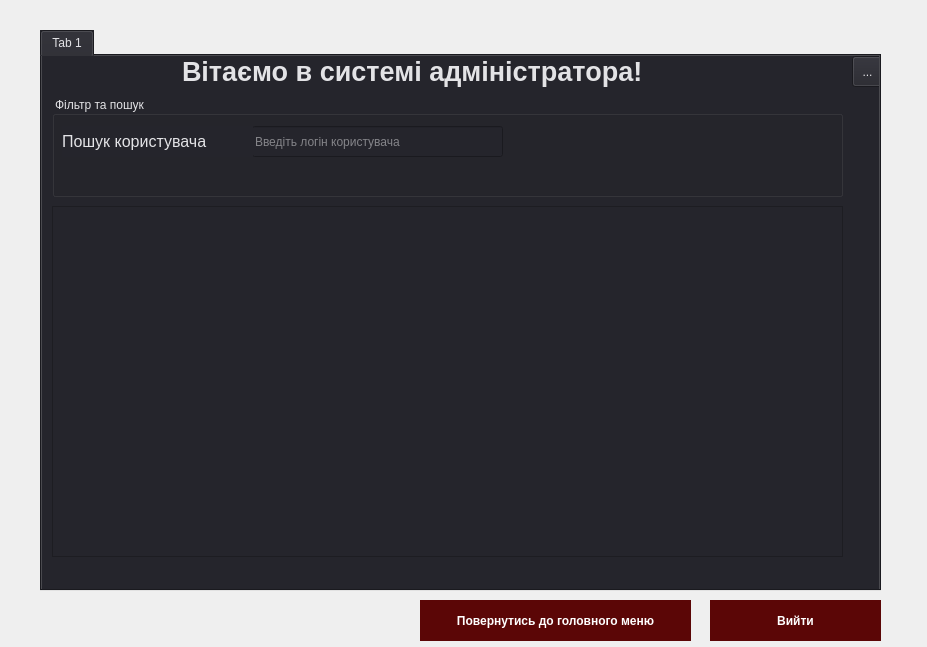
<?xml version="1.0" encoding="UTF-8"?>
<ui version="4.0">
 <class>forAdministrator</class>
 <widget class="QMainWindow" name="forAdministrator">
  <property name="geometry">
   <rect>
    <x>0</x>
    <y>0</y>
    <width>927</width>
    <height>647</height>
   </rect>
  </property>
  <property name="windowTitle">
   <string>MainWindow</string>
  </property>
  <property name="styleSheet">
   <string notr="true">color: rgb(26, 26, 31);</string>
  </property>
  <widget class="QWidget" name="centralwidget">
   <widget class="QTabWidget" name="tabWidget">
    <property name="geometry">
     <rect>
      <x>40</x>
      <y>30</y>
      <width>841</width>
      <height>561</height>
     </rect>
    </property>
    <property name="font">
     <font>
      <pointsize>9</pointsize>
     </font>
    </property>
    <property name="styleSheet">
     <string notr="true">background-color: rgb(37, 37, 44);
color: rgb(227, 227, 230);</string>
    </property>
    <property name="currentIndex">
     <number>0</number>
    </property>
    <widget class="QWidget" name="fdsf">
     <attribute name="title">
      <string>Tab 1</string>
     </attribute>
     <widget class="QLabel" name="labelWelcome">
      <property name="geometry">
       <rect>
        <x>140</x>
        <y>0</y>
        <width>561</width>
        <height>31</height>
       </rect>
      </property>
      <property name="font">
       <font>
        <pointsize>20</pointsize>
        <bold>true</bold>
       </font>
      </property>
      <property name="text">
       <string>Вітаємо в системі адміністратора!</string>
      </property>
     </widget>
     <widget class="QGroupBox" name="groupBox">
      <property name="geometry">
       <rect>
        <x>10</x>
        <y>40</y>
        <width>791</width>
        <height>101</height>
       </rect>
      </property>
      <property name="styleSheet">
       <string notr="true">background-color: rgb(37, 37, 44);
color: rgb(227, 227, 230);</string>
      </property>
      <property name="title">
       <string>Фільтр та пошук</string>
      </property>
      <widget class="QLineEdit" name="leSearch">
       <property name="geometry">
        <rect>
         <x>200</x>
         <y>30</y>
         <width>251</width>
         <height>31</height>
        </rect>
       </property>
       <property name="styleSheet">
        <string notr="true">background-color: rgb(85, 0, 0);\ncolor: rgb(227, 227, 230);</string>
       </property>
       <property name="placeholderText">
        <string>Введіть логін користувача</string>
       </property>
      </widget>
      <widget class="QLabel" name="labelSearchTrainer">
       <property name="geometry">
        <rect>
         <x>10</x>
         <y>30</y>
         <width>191</width>
         <height>31</height>
        </rect>
       </property>
       <property name="font">
        <font>
         <pointsize>12</pointsize>
         <bold>false</bold>
        </font>
       </property>
       <property name="text">
        <string>Пошук користувача</string>
       </property>
      </widget>
     </widget>
     <widget class="QTableWidget" name="tableWidget">
      <property name="geometry">
       <rect>
        <x>10</x>
        <y>150</y>
        <width>791</width>
        <height>351</height>
       </rect>
      </property>
     </widget>
     <widget class="QToolButton" name="toolButton">
      <property name="geometry">
       <rect>
        <x>810</x>
        <y>0</y>
        <width>31</width>
        <height>31</height>
       </rect>
      </property>
      <property name="text">
       <string>...</string>
      </property>
     </widget>
    </widget>
   </widget>
   <widget class="QPushButton" name="pushButton_6">
    <property name="geometry">
     <rect>
      <x>710</x>
      <y>600</y>
      <width>171</width>
      <height>41</height>
     </rect>
    </property>
    <property name="styleSheet">
     <string notr="true">QPushButton {
    background-color: #5B0606; 
    color: #FFFFFF;
    border: none;
    padding: 10px;
    font-weight: bold;
}

QPushButton:hover {
    background-color: #7A0A0A;
}

QPushButton:checked {
    background-color: #9E1A1A;
    border-left: 5px solid #FFFFFF;
}</string>
    </property>
    <property name="text">
     <string>Вийти</string>
    </property>
   </widget>
   <widget class="QPushButton" name="pushButton_7">
    <property name="geometry">
     <rect>
      <x>420</x>
      <y>600</y>
      <width>271</width>
      <height>41</height>
     </rect>
    </property>
    <property name="styleSheet">
     <string notr="true">QPushButton {
    background-color: #5B0606; 
    color: #FFFFFF;
    border: none;
    padding: 10px;
    font-weight: bold;
}

QPushButton:hover {
    background-color: #7A0A0A;
}

QPushButton:checked {
    background-color: #9E1A1A;
    border-left: 5px solid #FFFFFF;
}</string>
    </property>
    <property name="text">
     <string>Повернутись до головного меню</string>
    </property>
   </widget>
  </widget>
 </widget>
 <resources/>
 <connections/>
</ui>
